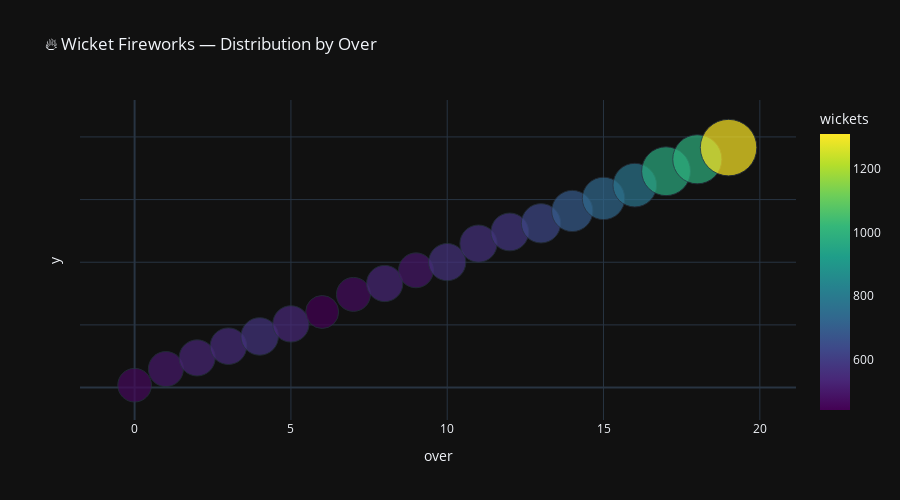

The notebook cell saved with this chart:
### Code cell
import numpy as np
import plotly.express as px

wickets = df[df['is_wicket']==1]
# Count wickets per over
wicket_counts = wickets.groupby('over').size().reset_index(name='wickets')

# Add random jitter for y-axis for “firework” effect
np.random.seed(42)
wicket_counts['y'] = np.random.uniform(0, 1, len(wicket_counts)) * 0.5 + np.arange(len(wicket_counts))

fig = px.scatter(
    wicket_counts, x='over', y='y',
    size='wickets', size_max=40,
    color='wickets', color_continuous_scale='Viridis',
    hover_data={'over':True, 'wickets':True, 'y':False},
    title='🔥 Wicket Fireworks — Distribution by Over'
)

fig.update_layout(
    yaxis=dict(showticklabels=False),
    template='plotly_dark',
    height=500
)
fig.show()

### Figure 1 — Plotly figure (JSON) as saved in the notebook; plotly's stock layout.template omitted (floating-point values rounded to 4 significant figures)
{"data": [{"customdata": [[463], [503], [533], [548], [576], [540], [444], [472], [537], [498], [568], [567], [585], [633], [695], [736], [779], [976], [989], [1308]], "hovertemplate": "over=%{x}<br>wickets=%{marker.color}<extra></extra>", "legendgroup": "", "marker": {"color": [463, 503, 533, 548, 576, 540, 444, 472, 537, 498, 568, 567, 585, 633, 695, 736, 779, 976, 989, 1308], "coloraxis": "coloraxis", "size": [463, 503, 533, 548, 576, 540, 444, 472, 537, 498, 568, 567, 585, 633, 695, 736, 779, 976, 989, 1308], "sizemode": "area", "sizeref": 0.8175, "symbol": "circle"}, "mode": "markers", "name": "", "orientation": "v", "showlegend": false, "type": "scatter", "x": [0, 1, 2, 3, 4, 5, 6, 7, 8, 9, 10, 11, 12, 13, 14, 15, 16, 17, 18, 19], "xaxis": "x", "y": [0.1873, 1.475, 2.366, 3.299, 4.078, 5.078, 6.029, 7.433, 8.301, 9.354, 10.01, 11.48, 12.42, 13.11, 14.09, 15.09, 16.15, 17.26, 18.22, 19.15], "yaxis": "y"}], "layout": {"coloraxis": {"colorbar": {"title": {"text": "wickets"}}, "colorscale": [[0, "#440154"], [0.1111, "#482878"], [0.2222, "#3e4989"], [0.3333, "#31688e"], [0.4444, "#26828e"], [0.5556, "#1f9e89"], [0.6667, "#35b779"], [0.7778, "#6ece58"], [0.8889, "#b5de2b"], [1, "#fde725"]]}, "height": 500, "legend": {"itemsizing": "constant", "tracegroupgap": 0}, "title": {"text": "🔥 Wicket Fireworks — Distribution by Over"}, "xaxis": {"anchor": "y", "domain": [0, 1], "title": {"text": "over"}}, "yaxis": {"anchor": "x", "domain": [0, 1], "showticklabels": false, "title": {"text": "y"}}}}
